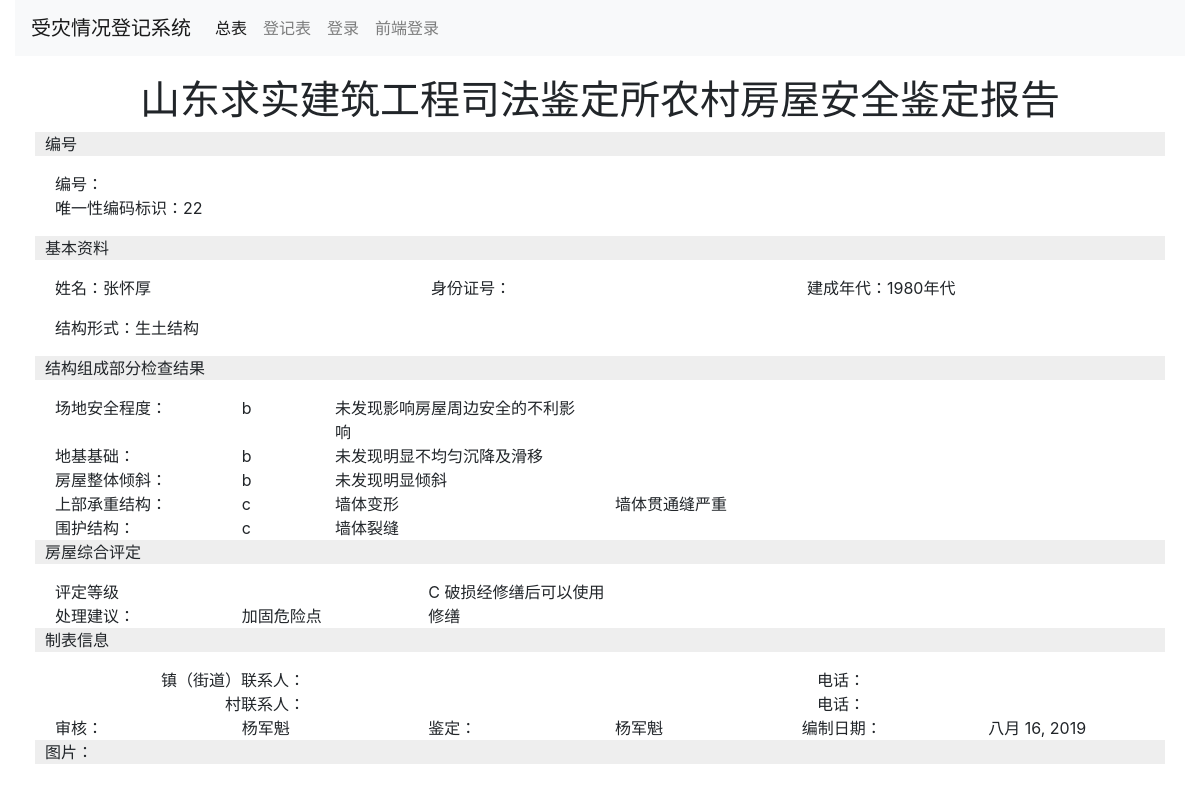
Screenshot of /report/22 (signed in) with the database file from the repository.
### report/models.py (models this page shows, shortened)
class Report(models.Model):
    DECADE_CHOICE = (
        ('1900', '1900'),
        ('1910', '1910'),
        ('1920', '1920'),
        ('1930', '1930'),
        ('1940', '1940'),
        ('1950', '1950'),
        ('1960', '1960'),
        ('1970', '1970'),
        ('1980', '1980'),
        ('1990', '1990'),
        ('2000', '2000'),
        ('2010', '2010'),
    )
    PURPOSE_CHOICE = (
        (1, '住宅'),
        (2, '厂房'),
        (3, '公共建筑'),
    )
    STRUCTURE_CHOICE = (
        (1, '混凝土结构'),
        (2, '砌体结构'),
        (3, '木结构'),
        (4, '钢结构'),
        (5, '石结构'),
        (6, '生土结构'),
    )
    DEGREE_CHOICE = (
        ('a', 'A'),
        ('b', 'B'),
        ('c', 'C'),
        ('d', 'D'),
    )
    SECURITY_DETAIL_CHOICE = (
        (1, '未发现影响房屋周边安全的不利影响'),
        (2, '房屋周边准在超高土体滑坡'),
        (3, '房屋周边场地存在地质斜坡'),
        (4, '房屋周边存在河流，受河水持续冲刷'),
        (5, '房屋存在沟壑'),
        (6, '房屋周边塌方'),
        (7, '房屋周边下方存在不实空洞'),
    )
    GROUNDSILL_DETAIL_CHOICE = (
        (1, '未发现明显不均匀沉降及滑移'),
        (2, '地基基础轻微不均匀沉降'),
        (3, '地基基础不均匀沉降'),
        (4, '室内地面下陷'),
        (5, '地基基础滑移'),
        (6, '地基基础存在滑移可能'),
        (7, '地基基础被冲毁'),
        (8, '毛石基础粘结砂浆缺失'),
    )
    TILT_DETAIL_CHOICE = (
        (1, '未发现明显倾斜'),
        (2, '房屋墙体局部倾斜'),
        (3, '房屋墙体整体倾斜'),
        (4, '房屋墙体变形'),
        (5, '房屋墙体未发现明显歪闪缺陷')
    )
    UPON_DETAIL_CHOICE = (
        (1, '未发现结构承载缺陷'),
        (2, '墙体存在裂缝'),
        (3, '墙体轻微裂缝'),
        (4, '墙体贯通缝严重'),
        (5, '墙体风化侵蚀严重'),
        (6, '墙体有效截面积削弱'),
        (7, '内隔墙裂缝'),
        (8, '墙体面层脱落'),
        (9, '墙体变形'),
        (10, '墙体倾斜'),
        (11, '纵横墙连接处松动和开裂'),
        (12, '墙体倒塌'),
        (13, '屋架梁损坏'),
        (14, '屋架檩条损坏'),
        (15, '屋架梁下墙体开裂损坏'),
        (16, '屋架梁下墙体变形'),
        (17, '地基基础不均匀沉降引起的裂缝'),
        (18, '房屋墙体、屋盖无明显受力裂缝和变形'),
        (19, '墙体严重破坏，无法正常使用'),
        (20, '屋架损坏'),
    )
    FENCE_DETAIL_CHOICE = (
        (1, '未发现围护缺损'),
        (2, '同上'),
        (3, '墙体存在裂缝'),
        (4, '屋面坍塌'),
        (5, '屋面下陷'),
        (6, '墙体面层脱落'),
        (7, '墙体裂缝'),
        (8, '室内地面下陷'),
        (9, '内隔墙裂缝'),
        (10, '纵横墙多处裂缝'),
    )
    ASSESS_LEVEL_CHOICE = (
        ('a', 'A 完好无损'),
        ('b', 'B 轻微破损，可以使用'),
        ('c', 'C 破损经修缮后可以使用'),
        ('d', 'D 严重破坏，不能使用'),
        ('e', '倒塌'),
    )
    CREATOR_CHOICE = (
        (1, '杨军魁'),
        (2, '芦满'),
        (3, '关萌'),
        (4, '黄波'),
    )
    bid = models.CharField(max_length=100, null=True, blank=True,
                           verbose_name='建鉴编号')
    name = models.CharField(max_length=250, null=True, blank=True,
                            verbose_name='姓名')
    identity = models.CharField(max_length=50, null=True, blank=True,
                                verbose_name='身份证号', unique=True)
    decade = models.CharField(choices=DECADE_CHOICE, max_length=10,
                              null=True, blank=True, verbose_name='建成年代')
    city = models.ForeignKey(City, null=True, blank=True,
                             on_delete=models.SET_NULL,
                             verbose_name='城市')
    town = models.ForeignKey(Town, null=True, blank=True,
                             on_delete=models.SET_NULL,
                             verbose_name='镇')
    village = models.ForeignKey(Village, null=True, blank=True,
                                on_delete=models.SET_NULL,
                                verbose_name='村')
    purpose = models.IntegerField(choices=PURPOSE_CHOICE, null=True, blank=True,
                                  verbose_name='用途')
    comment = models.TextField(max_length=250, null=True, blank=True,
                               verbose_name='备注')
    structure = models.IntegerField(choices=STRUCTURE_CHOICE,
                                    null=True, blank=True, verbose_name='结构形式')
    security = models.CharField(max_length=10, choices=DEGREE_CHOICE,
                                null=True, blank=True, verbose_name='场地安全程度')
    groundsill = models.CharField(max_length=10, choices=DEGREE_CHOICE,
                                  null=True, blank=True, verbose_name='地基基础')
    tilt = models.CharField(max_length=10, choices=DEGREE_CHOICE, null=True,
                            blank=True,
                            verbose_name='房屋整体倾斜')
    upon = models.CharField(max_length=10, choices=DEGREE_CHOICE, null=True,
                            blank=True,
                            verbose_name='上部承重结构')
    fence = models.CharField(max_length=10, choices=DEGREE_CHOICE, null=True,
                             blank=True,
                             verbose_name='围护结构')
    security_detail = models.ManyToManyField(SecurityDetail, blank=True,
                                             verbose_name='场地安全程度说明')
    groundsill_detail = models.ManyToManyField(GroundsillDetail, blank=True,
                                               verbose_name='地基基础说明')
    tilt_detail = models.ManyToManyField(TiltDetail, blank=True,
                                         verbose_name='房屋整体倾斜说明')
    upon_detail = models.ManyToManyField(UponDetail, blank=True,
                                         verbose_name='上部承重结构说明')
    fence_detail = models.ManyToManyField(FenceDetail, blank=True,
                                          verbose_name='围护结构说明')
    assess_level = models.CharField(max_length=10, choices=ASSESS_LEVEL_CHOICE,
                                    null=True, blank=True, verbose_name='评定等级')
    advice = models.ManyToManyField(Advice, blank=True,
                                    verbose_name='处理建议')
    street_contract = models.CharField(max_length=50, null=True, blank=True,
                                       verbose_name='镇（街道）联系人')
    street_contract_phone = models.CharField(max_length=50, null=True,
                                             blank=True,
                                             verbose_name='镇（街道）联系人电话')
    village_contract = models.CharField(max_length=50, null=True, blank=True,
                                        verbose_name='村联系人')
    village_contract_phone = models.CharField(max_length=50, null=True,
                                              blank=True,
                                              verbose_name='村联系人电话')
    reviewer = models.ForeignKey(Reviewer, null=True, blank=True,
                                 on_delete=models.SET_NULL,
                                 verbose_name='审核人')
    created = models.DateField(auto_now_add=True, verbose_name='添加日期')
    updated = models.DateTimeField(auto_now=True, verbose_name='修改日期')
    appraiser = models.ForeignKey(User, null=True, blank=True,
                                  on_delete=models.SET_NULL,
                                  verbose_name='鉴定人')
    class Meta:
        ordering = ('-created',)
        verbose_name_plural = '报告'

class SecurityDetail(models.Model):
    SECURITY_DETAIL_CHOICE = (
        (0, ''),
        (1, '未发现影响房屋周边安全的不利影响'),
        (2, '房屋周边准在超高土体滑坡'),
        (3, '房屋周边场地存在地质斜坡'),
        (4, '房屋周边存在河流，受河水持续冲刷'),
        (5, '房屋存在沟壑'),
        (6, '房屋周边塌方'),
        (7, '房屋周边下方存在不实空洞'),
    )
    detail = models.IntegerField(choices=SECURITY_DETAIL_CHOICE,
                                 verbose_name='描述')
    created = models.DateTimeField(auto_now_add=True, verbose_name='创建时间')
    class Meta:
        ordering = ('-created',)
        verbose_name_plural = '场地安全程度描述'
    def __str__(self):
        return self.get_detail_display()

class GroundsillDetail(models.Model):
    GROUNDSILL_DETAIL_CHOICE = (
        (0, ''),
        (1, '未发现明显不均匀沉降及滑移'),
        (2, '地基基础轻微不均匀沉降'),
        (3, '地基基础不均匀沉降'),
        (4, '室内地面下陷'),
        (5, '地基基础滑移'),
        (6, '地基基础存在滑移可能'),
        (7, '地基基础被冲毁'),
        (8, '毛石基础粘结砂浆缺失'),
    )
    detail = models.IntegerField(choices=GROUNDSILL_DETAIL_CHOICE,
                                 verbose_name='描述')
    created = models.DateTimeField(auto_now_add=True, verbose_name='创建时间')
    class Meta:
        ordering = ('-created',)
        verbose_name_plural = '地基基础描述'
    def __str__(self):
        return self.get_detail_display()

class TiltDetail(models.Model):
    TILT_DETAIL_CHOICE = (
        (0, ''),
        (1, '未发现明显倾斜'),
        (2, '房屋墙体局部倾斜'),
        (3, '房屋墙体整体倾斜'),
        (4, '房屋墙体变形'),
        (5, '房屋墙体未发现明显歪闪缺陷')
    )
    detail = models.IntegerField(choices=TILT_DETAIL_CHOICE, verbose_name='描述')
    created = models.DateTimeField(auto_now_add=True, verbose_name='创建时间')
    class Meta:
        ordering = ('-created',)
        verbose_name_plural = '房屋整体倾斜描述'
    def __str__(self):
        return self.get_detail_display()

class UponDetail(models.Model):
    UPON_DETAIL_CHOICE = (
        (0, ''),
        (1, '未发现结构承载缺陷'),
        (2, '墙体存在裂缝'),
        (3, '墙体轻微裂缝'),
        (4, '墙体贯通缝严重'),
        (5, '墙体风化侵蚀严重'),
        (6, '墙体有效截面积削弱'),
        (7, '内隔墙裂缝'),
        (8, '墙体面层脱落'),
        (9, '墙体变形'),
        (10, '墙体倾斜'),
        (11, '纵横墙连接处松动和开裂'),
        (12, '墙体倒塌'),
        (13, '屋架梁损坏'),
        (14, '屋架檩条损坏'),
        (15, '屋架梁下墙体开裂损坏'),
        (16, '屋架梁下墙体变形'),
        (17, '地基基础不均匀沉降引起的裂缝'),
        (18, '房屋墙体、屋盖无明显受力裂缝和变形'),
        (19, '墙体严重破坏，无法正常使用'),
        (20, '屋架损坏'),
    )
    detail = models.IntegerField(choices=UPON_DETAIL_CHOICE, verbose_name='描述')
    created = models.DateTimeField(auto_now_add=True, verbose_name='创建时间')
    class Meta:
        ordering = ('-created',)
        verbose_name_plural = '房上部承重结构描述'
    def __str__(self):
        return self.get_detail_display()

class FenceDetail(models.Model):
    FENCE_DETAIL_CHOICE = (
        (0, ''),
        (1, '未发现围护缺损'),
        (2, '同上'),
        (3, '墙体存在裂缝'),
        (4, '屋面坍塌'),
        (5, '屋面下陷'),
        (6, '墙体面层脱落'),
        (7, '墙体裂缝'),
        (8, '室内地面下陷'),
        (9, '内隔墙裂缝'),
        (10, '纵横墙多处裂缝'),
    )
    detail = models.IntegerField(choices=FENCE_DETAIL_CHOICE, verbose_name='描述')
    created = models.DateTimeField(auto_now_add=True, verbose_name='创建时间')
    class Meta:
        ordering = ('-created',)
        verbose_name_plural = '围护结构描述'
    def __str__(self):
        return self.get_detail_display()

class Advice(models.Model):
    ADVICE_CHOICE = (
        (0, ''),
        (1, '修缮'),
        (2, '加固危险点'),
        (3, '建议重建'),
        (4, '重建，停止使用，马上搬出'),
        (5, '取消鉴定'),
    )
    advice = models.IntegerField(choices=ADVICE_CHOICE, verbose_name='处理意见')
    created = models.DateTimeField(auto_now_add=True, verbose_name='创建时间')
    class Meta:
        ordering = ('-created',)
        verbose_name_plural = '处理意见'
    def __str__(self):
        return self.get_advice_display()

class Reviewer(models.Model):
    name = models.CharField(max_length=50, verbose_name='审核人')
    created = models.DateTimeField(auto_now_add=True, verbose_name='创建时间')
    class Meta:
        ordering = ('name',)
        verbose_name_plural = '审核人'
    def __str__(self):
        return self.name

### report/views.py (the view)
# urls.py: path('<int:pk>', views.ReportDetailView.as_view(), name='report_detail'),
class ReportDetailView(LoginRequiredMixin, DetailView):
    model = Report
    template_name = 'report/detail.html'
    context_object_name = 'report'

### report/templates/report/detail.html (shortened to what this page needs)
{% extends 'report/base.html' %}
{% load static %}
{% block content %}
    <h1 class="text-center">山东求实建筑工程司法鉴定所农村房屋安全鉴定报告</h1>
    <p class="small-title">编号</p>
    <ul class="list-inline row detail-content">
        <li class="list-inline col-md-12">
            编号：{{ report.bid|default_if_none:"" }}</li>
        <li class="list-inline col-md-12">
            唯一性编码标识：{{ report.id|default_if_none:"" }}</li>
    </ul>
    <p class="small-title">基本资料</p>
    <div class="detail-content">
        <ul class="list-inline row">
            <li class="list-inline-item col">
                姓名：{{ report.name|default_if_none:"" }}</li>
            <li class="list-inline-item col">
                身份证号：{{ report.identity|default_if_none:"" }}</li>
            <li class="list-inline-item col">
                建成年代：{{ report.decade|default_if_none:"" }}年代
            </li>
        </ul>
        <ul class="list-inline row">
            <li class="list-inline-item col">
                结构形式：{{ report.get_structure_display|default_if_none:"" }}</li>
        </ul>
    </div>
    <p class="small-title">结构组成部分检查结果</p>
    <div class="detail-content">
        <div class="row">
            <div class="col-md-2">
                场地安全程度：
            </div>
            <div class="col-md-1">{{ report.security|default_if_none:"" }}</div>
            {% for detail in report.security_detail.all %}
                <div class="col-md-3">{{ detail|default_if_none:"" }}</div>
            {% endfor %}
        </div>
        <div class="row">
            <div class="col-md-2">
                地基基础：
            </div>
            <div class="col-md-1">{{ report.groundsill|default_if_none:"" }}</div>
            {% for detail in report.groundsill_detail.all %}
                <div class="col-md-3">{{ detail|default_if_none:"" }}</div>
            {% endfor %}
        </div>
        <div class="row">
            <div class="col-md-2">
                房屋整体倾斜：
            </div>
            <div class="col-md-1">{{ report.tilt|default_if_none:"" }}</div>
            {% for detail in report.tilt_detail.all %}
                <div class="col-md-3">{{ detail|default_if_none:"" }}</div>
            {% endfor %}
        </div>
        <div class="row">
            <div class="col-md-2">
                上部承重结构：
            </div>
            <div class="col-md-1">{{ report.upon|default_if_none:"" }}</div>
            {% for detail in report.upon_detail.all %}
                <div class="col-md-3">{{ detail|default_if_none:"" }}</div>
            {% endfor %}
        </div>
        <div class="row">
            <div class="col-md-2">
                围护结构：
            </div>
            <div class="col-md-1">{{ report.fence|default_if_none:"" }}</div>
            {% for detail in report.fence_detail.all %}
                <div class="col-md-3">{{ detail|default_if_none:"" }}</div>
            {% endfor %}
        </div>
    </div>
    <p class="small-title">房屋综合评定</p>
    <div class="detail-content">
        <div class="row">
            <div class="col-md-4">评定等级</div>
            <div class="col-md-8">{{ report.get_assess_level_display|default_if_none:"" }}</div>
        </div>
        <div class="row">
            <div class="col-md-2">处理建议：</div>
            {% for advice in report.advice.all %}
                <div class="col-md-2">{{ advice|default_if_none:"" }}</div>
            {% endfor %}
        </div>
    </div>
    <p class="small-title">制表信息</p>
    <div class="detail-content">
        <div class="row">
            <div class="col-md-3 text-right">镇（街道）联系人：</div>
            <div class="col-md-3">{{ report.street_contract|default_if_none:"" }}</div>
            <div class="col-md-3 text-right">电话：</div>
            <div class="col-md-3">{{ report.street_contract_phone|default_if_none:"" }}</div>
        </div>
        <div class="row">
            <div class="col-md-3 text-right">村联系人：</div>
            <div class="col-md-3">{{ report.village_contract|default_if_none:"" }}</div>
            <div class="col-md-3 text-right">电话：</div>
            <div class="col-md-3">{{ report.village_contract_phone|default_if_none:"" }}</div>
        </div>
        <div class="row">
            <div class="col-md-2">审核：</div>
            <div class="col-md-2">{{ report.reviewer|default_if_none:"" }}</div>
            <div class="col-md-2">鉴定：</div>
            <div class="col-md-2">
                {{ report.appraiser.last_name }}{{ report.appraiser.first_name }}</div>
            <div class="col-md-2">编制日期：</div>
            <div class="col-md-2">{{ report.created|default_if_none:"" }}</div>
        </div>
    </div>
    <p class="small-title">图片：</p>
    <div class="container">
    </div>
{% endblock %}

### report/static/css/style.css (style rules this page uses)
.small-title { display: block; background-color: #eeeeee; padding-left: 10px; }
.detail-content { padding: 0 20px; }

### rows the page displays
Report: id "22", name "张怀厚", decade "1980", structure "生土结构", security "b", groundsill "b", tilt "b", upon "c", fence "c", assess_level "C 破损经修缮后可以使用", reviewer "杨军魁", appraiser.last_name "杨", appraiser.first_name "军魁", created "八月 16, 2019"
SecurityDetail: detail "未发现影响房屋周边安全的不利影响"
GroundsillDetail: detail "未发现明显不均匀沉降及滑移"
TiltDetail: detail "未发现明显倾斜"
UponDetail: detail "墙体变形"
UponDetail: detail "墙体贯通缝严重"
FenceDetail: detail "墙体裂缝"
Advice: advice "加固危险点"
Advice: advice "修缮"
